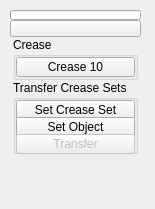
<?xml version="1.0" encoding="UTF-8"?>
<ui version="4.0">
 <class>QtUi</class>
 <widget class="QMainWindow" name="QtUi">
  <property name="enabled">
   <bool>true</bool>
  </property>
  <property name="geometry">
   <rect>
    <x>0</x>
    <y>0</y>
    <width>155</width>
    <height>209</height>
   </rect>
  </property>
  <property name="minimumSize">
   <size>
    <width>0</width>
    <height>0</height>
   </size>
  </property>
  <property name="maximumSize">
   <size>
    <width>999</width>
    <height>999</height>
   </size>
  </property>
  <property name="windowTitle">
   <string>Toolkit</string>
  </property>
  <property name="layoutDirection">
   <enum>Qt::LeftToRight</enum>
  </property>
  <property name="tabShape">
   <enum>QTabWidget::Triangular</enum>
  </property>
  <property name="dockNestingEnabled">
   <bool>true</bool>
  </property>
  <property name="dockOptions">
   <set>QMainWindow::AllowNestedDocks|QMainWindow::AllowTabbedDocks|QMainWindow::AnimatedDocks|QMainWindow::ForceTabbedDocks</set>
  </property>
  <property name="balette" stdset="0">
   <palette>
    <active>
     <colorrole role="ButtonText">
      <brush brushstyle="SolidPattern">
       <color alpha="255">
        <red>255</red>
        <green>255</green>
        <blue>255</blue>
       </color>
      </brush>
     </colorrole>
     <colorrole role="Highlight">
      <brush brushstyle="SolidPattern">
       <color alpha="255">
        <red>168</red>
        <green>152</green>
        <blue>250</blue>
       </color>
      </brush>
     </colorrole>
    </active>
    <inactive>
     <colorrole role="ButtonText">
      <brush brushstyle="SolidPattern">
       <color alpha="255">
        <red>255</red>
        <green>255</green>
        <blue>255</blue>
       </color>
      </brush>
     </colorrole>
     <colorrole role="Highlight">
      <brush brushstyle="SolidPattern">
       <color alpha="255">
        <red>168</red>
        <green>152</green>
        <blue>250</blue>
       </color>
      </brush>
     </colorrole>
    </inactive>
    <disabled>
     <colorrole role="ButtonText">
      <brush brushstyle="SolidPattern">
       <color alpha="255">
        <red>120</red>
        <green>120</green>
        <blue>120</blue>
       </color>
      </brush>
     </colorrole>
     <colorrole role="Highlight">
      <brush brushstyle="SolidPattern">
       <color alpha="255">
        <red>0</red>
        <green>120</green>
        <blue>215</blue>
       </color>
      </brush>
     </colorrole>
    </disabled>
   </palette>
  </property>
  <widget class="QWidget" name="mainWindow">
   <property name="balette" stdset="0">
    <palette>
     <active>
      <colorrole role="Highlight">
       <brush brushstyle="SolidPattern">
        <color alpha="255">
         <red>168</red>
         <green>152</green>
         <blue>250</blue>
        </color>
       </brush>
      </colorrole>
     </active>
     <inactive>
      <colorrole role="Highlight">
       <brush brushstyle="SolidPattern">
        <color alpha="255">
         <red>168</red>
         <green>152</green>
         <blue>250</blue>
        </color>
       </brush>
      </colorrole>
     </inactive>
     <disabled>
      <colorrole role="Highlight">
       <brush brushstyle="SolidPattern">
        <color alpha="255">
         <red>168</red>
         <green>152</green>
         <blue>250</blue>
        </color>
       </brush>
      </colorrole>
     </disabled>
    </palette>
   </property>
   <widget class="QWidget" name="layoutWidget_2">
    <property name="geometry">
     <rect>
      <x>10</x>
      <y>10</y>
      <width>131</width>
      <height>176</height>
     </rect>
    </property>
    <layout class="QGridLayout" name="gridLayout_2">
     <property name="spacing">
      <number>0</number>
     </property>
     <item row="0" column="1" colspan="2">
      <widget class="TkProgressBar" name="progressBar">
       <property name="sizePolicy">
        <sizepolicy hsizetype="Ignored" vsizetype="Fixed">
         <horstretch>0</horstretch>
         <verstretch>0</verstretch>
        </sizepolicy>
       </property>
       <property name="minimumSize">
        <size>
         <width>0</width>
         <height>10</height>
        </size>
       </property>
       <property name="maximumSize">
        <size>
         <width>16777215</width>
         <height>10</height>
        </size>
       </property>
       <property name="value">
        <number>0</number>
       </property>
       <property name="textVisible">
        <bool>false</bool>
       </property>
      </widget>
     </item>
     <item row="2" column="1" colspan="2">
      <layout class="QHBoxLayout" name="horizontalLayout">
       <item>
        <layout class="QVBoxLayout" name="verticalLayout">
         <property name="spacing">
          <number>0</number>
         </property>
         <item>
          <widget class="QGroupBox" name="groupBox">
           <property name="minimumSize">
            <size>
             <width>125</width>
             <height>0</height>
            </size>
           </property>
           <property name="maximumSize">
            <size>
             <width>125</width>
             <height>999</height>
            </size>
           </property>
           <property name="title">
            <string>Crease</string>
           </property>
           <layout class="QVBoxLayout" name="verticalLayout_3">
            <property name="spacing">
             <number>0</number>
            </property>
            <property name="leftMargin">
             <number>0</number>
            </property>
            <property name="topMargin">
             <number>0</number>
            </property>
            <property name="rightMargin">
             <number>0</number>
            </property>
            <property name="bottomMargin">
             <number>0</number>
            </property>
            <item>
             <widget class="TkToolButton" name="tb000">
              <property name="enabled">
               <bool>true</bool>
              </property>
              <property name="sizePolicy">
               <sizepolicy hsizetype="Fixed" vsizetype="Fixed">
                <horstretch>0</horstretch>
                <verstretch>0</verstretch>
               </sizepolicy>
              </property>
              <property name="minimumSize">
               <size>
                <width>0</width>
                <height>20</height>
               </size>
              </property>
              <property name="maximumSize">
               <size>
                <width>999</width>
                <height>20</height>
               </size>
              </property>
              <property name="toolTip">
               <string>&lt;html&gt;&lt;head/&gt;&lt;body&gt;&lt;p&gt;Edit the crease value of any selected components&lt;/p&gt;&lt;/body&gt;&lt;/html&gt;</string>
              </property>
              <property name="text">
               <string>Crease 10</string>
              </property>
              <property name="iconSize">
               <size>
                <width>18</width>
                <height>18</height>
               </size>
              </property>
             </widget>
            </item>
           </layout>
          </widget>
         </item>
         <item>
          <widget class="QGroupBox" name="Transfer_Crease_Sets">
           <property name="minimumSize">
            <size>
             <width>125</width>
             <height>19</height>
            </size>
           </property>
           <property name="maximumSize">
            <size>
             <width>125</width>
             <height>999</height>
            </size>
           </property>
           <property name="title">
            <string>Transfer Crease Sets</string>
           </property>
           <layout class="QVBoxLayout" name="verticalLayout_2">
            <property name="spacing">
             <number>0</number>
            </property>
            <property name="leftMargin">
             <number>0</number>
            </property>
            <property name="topMargin">
             <number>0</number>
            </property>
            <property name="rightMargin">
             <number>0</number>
            </property>
            <property name="bottomMargin">
             <number>0</number>
            </property>
            <item>
             <widget class="QPushButton" name="b000">
              <property name="minimumSize">
               <size>
                <width>0</width>
                <height>20</height>
               </size>
              </property>
              <property name="maximumSize">
               <size>
                <width>999</width>
                <height>20</height>
               </size>
              </property>
              <property name="toolTip">
               <string/>
              </property>
              <property name="text">
               <string>Set Crease Set</string>
              </property>
              <property name="checkable">
               <bool>true</bool>
              </property>
              <property name="autoDefault">
               <bool>true</bool>
              </property>
              <property name="default">
               <bool>false</bool>
              </property>
              <property name="flat">
               <bool>false</bool>
              </property>
              <property name="bnabled" stdset="0">
               <bool>true</bool>
              </property>
             </widget>
            </item>
            <item>
             <widget class="QPushButton" name="b001">
              <property name="minimumSize">
               <size>
                <width>0</width>
                <height>20</height>
               </size>
              </property>
              <property name="maximumSize">
               <size>
                <width>999</width>
                <height>20</height>
               </size>
              </property>
              <property name="toolTip">
               <string/>
              </property>
              <property name="text">
               <string>Set Object</string>
              </property>
              <property name="checkable">
               <bool>true</bool>
              </property>
              <property name="autoDefault">
               <bool>true</bool>
              </property>
              <property name="default">
               <bool>false</bool>
              </property>
              <property name="flat">
               <bool>false</bool>
              </property>
              <property name="bnabled" stdset="0">
               <bool>true</bool>
              </property>
             </widget>
            </item>
            <item>
             <widget class="QPushButton" name="b002">
              <property name="enabled">
               <bool>false</bool>
              </property>
              <property name="minimumSize">
               <size>
                <width>0</width>
                <height>20</height>
               </size>
              </property>
              <property name="maximumSize">
               <size>
                <width>999</width>
                <height>20</height>
               </size>
              </property>
              <property name="toolTip">
               <string/>
              </property>
              <property name="text">
               <string>Transfer</string>
              </property>
              <property name="autoDefault">
               <bool>true</bool>
              </property>
              <property name="default">
               <bool>false</bool>
              </property>
              <property name="flat">
               <bool>false</bool>
              </property>
              <property name="bnabled" stdset="0">
               <bool>true</bool>
              </property>
             </widget>
            </item>
           </layout>
          </widget>
         </item>
         <item>
          <spacer name="verticalSpacer">
           <property name="orientation">
            <enum>Qt::Vertical</enum>
           </property>
           <property name="sizeHint" stdset="0">
            <size>
             <width>20</width>
             <height>40</height>
            </size>
           </property>
          </spacer>
         </item>
        </layout>
       </item>
      </layout>
     </item>
     <item row="1" column="1" colspan="2">
      <widget class="TkPushButton_Draggable" name="pin">
       <property name="minimumSize">
        <size>
         <width>19</width>
         <height>17</height>
        </size>
       </property>
       <property name="maximumSize">
        <size>
         <width>999</width>
         <height>17</height>
        </size>
       </property>
       <property name="text">
        <string/>
       </property>
       <property name="checkable">
        <bool>true</bool>
       </property>
      </widget>
     </item>
    </layout>
   </widget>
  </widget>
 </widget>
 <customwidgets>
  <customwidget>
   <class>TkPushButton_Draggable</class>
   <extends>QPushButton</extends>
   <header>widgets.tkpushbuttondraggable.h</header>
  </customwidget>
  <customwidget>
   <class>TkProgressBar</class>
   <extends>QProgressBar</extends>
   <header>widgets.tkprogressbar.h</header>
  </customwidget>
  <customwidget>
   <class>TkToolButton</class>
   <extends>QToolButton</extends>
   <header>widgets.tktoolbutton.h</header>
  </customwidget>
 </customwidgets>
 <resources/>
 <connections/>
 <designerdata>
  <property name="gridDeltaX">
   <number>5</number>
  </property>
  <property name="gridDeltaY">
   <number>5</number>
  </property>
  <property name="gridSnapX">
   <bool>true</bool>
  </property>
  <property name="gridSnapY">
   <bool>true</bool>
  </property>
  <property name="gridVisible">
   <bool>true</bool>
  </property>
 </designerdata>
</ui>
